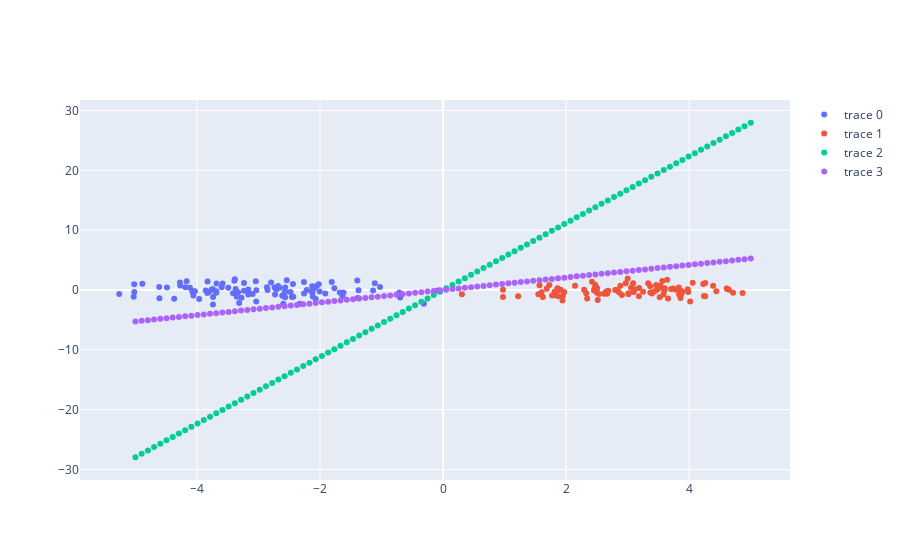
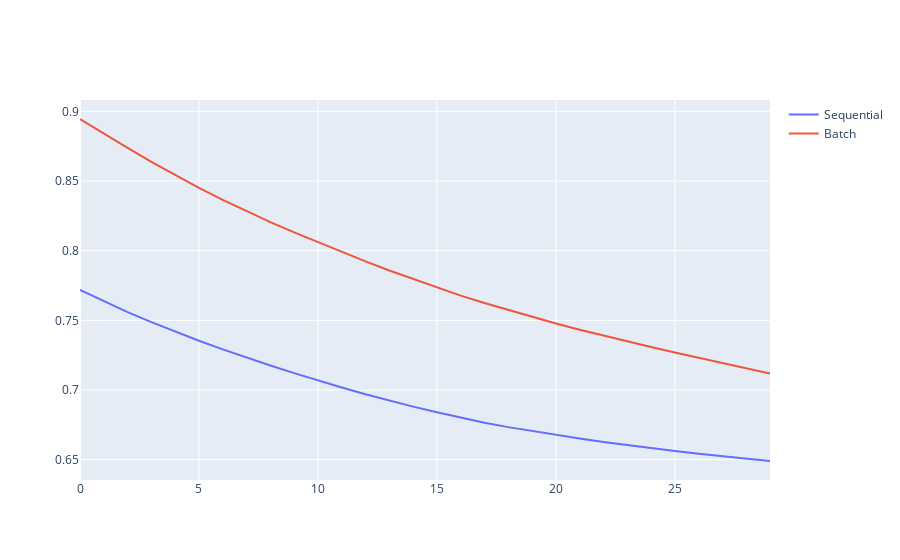

The code cell stored with these charts, in order, in its notebook:
### Markdown cell above
# Sequential mode vs batch mode

### Code cell
N = 100
(A, B) = multivariate(N, [-3,0], [3,0], 1, 1)

fig = go.Figure()
fig.add_trace(go.Scatter(x=A[:,0], y=A[:,1], mode="markers"))
fig.add_trace(go.Scatter(x=B[:,0], y=B[:,1], mode="markers"))

w_seq = np.random.uniform(0,1,(2,1))
w_batch = np.random.uniform(0,1,(2,1))

epoch = 30
eta = 1e-4

mae_seq = []
mae_batch = []

for e in range(epoch):
    for feat,targ in zip(features, targets):
        w_seq += delta_rule(feat.reshape((1,2)), targ.reshape((1,1)), w_seq, eta)

    w_batch += delta_rule(features, targets, w_batch, eta)

    mae_seq.append(np.mean(np.abs(features@w_seq-targets)))
    mae_batch.append(np.mean(np.abs(features@w_batch-targets)))

plot_boundary(fig, w_seq.T)
plot_boundary(fig, w_batch.T)

fig.show()

mae_fig = go.Figure()
mae_fig.add_trace(go.Scatter(x=np.arange(len(mae_seq)), y=mae_seq, name="Sequential"))
mae_fig.add_trace(go.Scatter(x=np.arange(len(mae_batch)), y=mae_batch,name="Batch"))
mae_fig.show()
